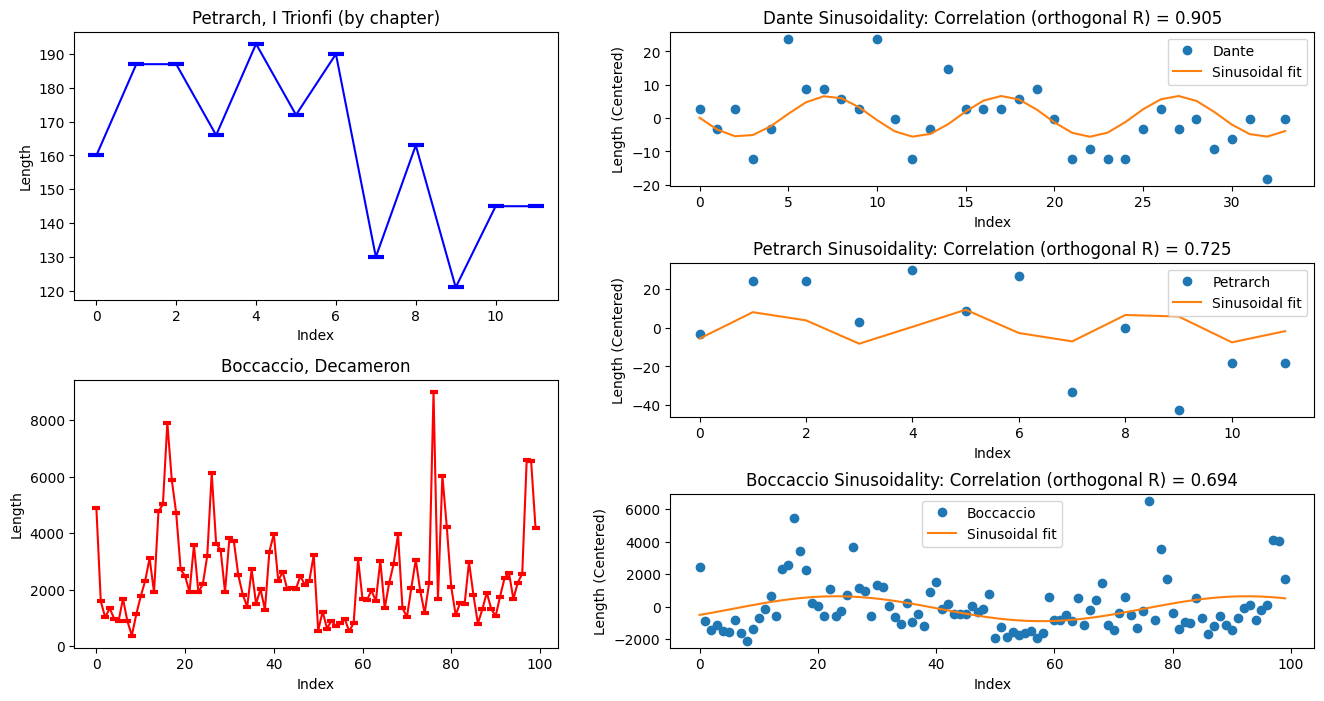

Generate this figure with Python:
import numpy as np
import matplotlib.pyplot as plt
import pandas as pd
from scipy.optimize import curve_fit, minimize_scalar
from scipy.stats import f

petrarch_col1 = [160, 187, 187, 166, 193, 172, 190, 130, 163, 121, 145, 145]

boccaccio_df = pd.read_csv("Boccaccio.csv")
boccaccio_col = boccaccio_df.iloc[:, 1].dropna().values

dante_data = np.array([
    64, 58, 64, 49, 58, 85, 70, 70, 67, 64, 85, 61, 49, 58, 76, 64,
    64, 64, 67, 70, 61, 49, 52, 49, 49, 58, 64, 58, 61, 52, 55, 61, 43, 61
])


def sinusoid(t, A, omega, phi, C):
    """Sinusoidal model: A*sin(omega*t + phi) + C"""
    return A * np.sin(omega * t + phi) + C


def fit_sinusoid(data, label, window=1):
    """
    Fit a sinusoidal model to mean-subtracted, smoothed data using standard
    nonlinear least squares (vertical residuals). Then, compute both the normal (vertical)
    R² and an extra orthogonal R² computed from perpendicular distances to the fitted curve.

    Parameters:
        data   : array-like raw data.
        label  : string identifier.
        window : window size for moving average smoothing.

    Returns:
        t_smoothed: time indices for the smoothed data.
        y         : mean-subtracted, smoothed data.
        fitted    : fitted sinusoidal model values.
        params    : fitted parameters [A, omega, phi, C].
        r2_normal : R² computed from vertical residuals.
        r2_orth   : R² computed from orthogonal (perpendicular) residuals.
    """
    data = np.array(data)
    smoothed_data = np.convolve(data, np.ones(window) / window, mode='valid')
    t_smoothed = np.arange(len(smoothed_data)) + (window - 1) / 2.0

    y = smoothed_data - np.mean(smoothed_data)

    A0 = (np.max(y) - np.min(y)) / 2.0
    omega0 = 2 * np.pi / (len(y) / 2) 
    initial_guess = [A0, omega0, 0, 0]

    # increased maxfev to avoid runtime errors during bootstrap simulations.
    params, _ = curve_fit(sinusoid, t_smoothed, y, p0=initial_guess, maxfev=10000)
    fitted = sinusoid(t_smoothed, *params)

    ss_res = np.sum((y - fitted) ** 2)
    ss_tot = np.sum((y - np.mean(y)) ** 2)
    r2_normal = 1 - ss_res / ss_tot

    def ortho_dist_sq(t_i, y_i, params):
        A, omega, phi, C = params
        period = 2 * np.pi / abs(omega) if omega != 0 else 10.0
        bounds = (t_i - period/2, t_i + period/2)
        res = minimize_scalar(lambda tau: (tau - t_i)**2 + (sinusoid(tau, A, omega, phi, C) - y_i)**2,
                              bounds=bounds, method='bounded')
        return res.fun

    ss_res_orth = np.sum([ortho_dist_sq(t, yi, params) for t, yi in zip(t_smoothed, y)])
    centroid_t = np.mean(t_smoothed)
    centroid_y = np.mean(y)
    ss_tot_orth = np.sum((t_smoothed - centroid_t)**2 + (y - centroid_y)**2)
    r2_orth = 1 - ss_res_orth / ss_tot_orth

    return t_smoothed, y, fitted, params, r2_normal, r2_orth


def compute_p_value(r2, n, p=4):
    """
    Compute the F-statistic and corresponding p-value for a model given its R²,
    number of data points n, and number of model parameters p.

    Parameters:
        r2 : coefficient of determination.
        n  : number of data points.
        p  : number of parameters in the model (default is 4).

    Returns:
        F_stat  : F-statistic.
        p_value : p-value from the F-distribution.
    """
    dfn = p - 1     
    dfd = n - p     
    F_stat = (r2 / dfn) / ((1 - r2) / dfd)
    p_value = f.sf(F_stat, dfn, dfd)
    return F_stat, p_value


fig = plt.figure(figsize=(16, 8))
outer_gs = fig.add_gridspec(1, 2, width_ratios=[1.5, 2], wspace=0.2)

left_gs = outer_gs[0].subgridspec(2, 1, hspace=0.3)
ax_left_top = fig.add_subplot(left_gs[0])
x1 = np.arange(len(petrarch_col1))
ax_left_top.plot(
    x1, petrarch_col1,
    marker='_',
    markersize=12,
    color='blue',
    markeredgewidth=3
)
ax_left_top.set_title('Petrarch, I Trionfi (by chapter)')
ax_left_top.set_xlabel('Index')
ax_left_top.set_ylabel('Length')

ax_left_bottom = fig.add_subplot(left_gs[1])
x3 = np.arange(len(boccaccio_col))
ax_left_bottom.plot(
    x3, boccaccio_col,
    marker='_',
    markersize=6,
    color='red',
    markeredgewidth=3
)
ax_left_bottom.set_title('Boccaccio, Decameron')
ax_left_bottom.set_xlabel('Index')
ax_left_bottom.set_ylabel('Length')

right_gs = outer_gs[1].subgridspec(3, 1, hspace=0.5)

datasets = {
    "Dante": dante_data,
    "Petrarch": petrarch_col1,
    "Boccaccio": boccaccio_col
}

results = {}

for i, (label, data) in enumerate(datasets.items()):
    t_smoothed, y, fitted, params, r2_norm, r2_orth = fit_sinusoid(data, label, window=1)
    vertical_corr = np.sqrt(r2_norm) if r2_norm >= 0 else np.nan
    orthogonal_corr = np.sqrt(r2_orth) if r2_orth >= 0 else np.nan
    results[label] = (params, vertical_corr, orthogonal_corr)

    ax_right = fig.add_subplot(right_gs[i])
    ax_right.plot(t_smoothed, y, 'o', label=f'{label}')
    ax_right.plot(t_smoothed, fitted, '-', label='Sinusoidal fit')
    ax_right.set_title(f'{label} Sinusoidality: Correlation (orthogonal R) = {orthogonal_corr:.3f}')
    ax_right.set_xlabel('Index')
    ax_right.set_ylabel('Length (Centered)')
    ax_right.legend()

plt.tight_layout()
plt.show()
